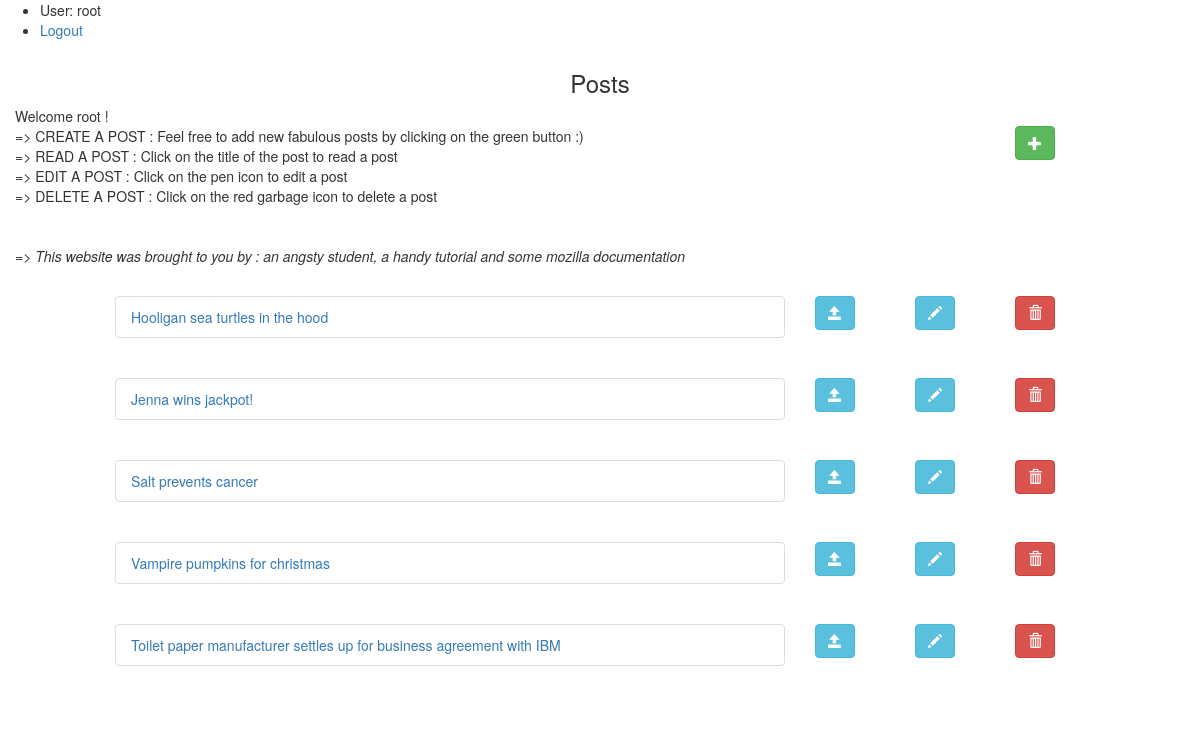
The app's page / (signed in) with its own data.
### Crud_tp/models.py (models this page shows, shortened)
class Post(models.Model):
    title = models.CharField(max_length=120, help_text='title of message.')
    message = models.TextField(help_text="what's on your mind ...")

### Crud_tp/views.py (the view)
# urls.py: path('', views.IndexView.as_view(), name='index'),
class IndexView(ListView):
 template_name='Crud_tp/index.html'
 context_object_name = 'post_list'
 def get_queryset(self):
  return Post.objects.all()

### Crud_tp/templates/Crud_tp/index.html (shortened to what this page needs)
{% extends 'Crud_tp/base.html' %}
{% block content %}
<div class="container-fluid">
 <div class="row">
  <div class="col-md-1 col-xs-1 col-sm-1"></div>
   <div  class="col-md-10 col-xs-10 col-sm-10">
    <h3 class="round3" style="text-align:center;">Posts</h3>
  </div>
  <div class="col-md-1 col-xs-1 col-sm-1"></div>
 </div>
  {% if user.is_authenticated %}
    <div class="row">
     <div class="col-md-10 col-xs-10 col-sm-10">
      <p> Welcome <bold> {{ user.get_username }} </bold> ! </br>
           => CREATE A POST : Feel free to add new fabulous posts by clicking on the green button :) </br>
           => READ A POST : Click on the title of the post to read a post </br>
           => EDIT A POST : Click on the pen icon to edit a post</br>
           => DELETE A POST : Click on the red garbage icon to delete a post</br></br></br>
        <em> => This website was brought to you by : an angsty student, a handy tutorial and some mozilla documentation</em>
      </p>
     </div>
     <div class="col-md-2 col-xs-1 col-sm-1">
      <br/>
               <a href="{% url 'post' %}">
                 <button type="button" class="btn btn-success">
                   <span class="glyphicon glyphicon-plus"></span>
                 </button>
               </a>
     </div>
    </div>
    <br/>
    {% else %}
     <div class="row">
        <div class="col-md-10  col-xs-10 col-sm-10">
          <p>You need to log in to add new posts ! (btw, the id is 'root' and the password is 'rootroot' :) )</p>
        </div>
     </div>
   {% endif %}
 {% for post in post_list %}
  <div class="row">
   <div class="col-md-1 col-xs-1 col-sm-1"></div>
   <div class="col-md-7 col-xs-7 col-sm-7">
    <ul class="list-group">
       <li class="list-group-item ">
     <a href="{% url 'detail' post.pk %}">{{ post.title }}</a>
    </li>
     </ul>
    <br>
   </div>
   <div class="col-md-1 col-xs-1 col-sm-1">
    <a href="{% url 'detail' post.pk %}">
     <button type="button" class="btn btn-info">
      <span class="glyphicon glyphicon-open"></span>
     </button>
    </a>
   </div>
   <div class="col-md-1">
    <a href="{% url 'edit' post.pk %}">
     <button type="button" class="btn btn-info">
      <span class="glyphicon glyphicon-pencil"></span>
     </button>
    </a>
   </div>
   <div class="col-md-1">
    <a href="{% url 'delete' post.pk %}">
     <button type="button" class="btn btn-danger">
      <span class="glyphicon glyphicon-trash"></span>
     </button>
    </a>
   </div>
   <div class="col-md-1 col-xs-1 col-sm-1"></div>
  </div>
 {% endfor %}
</div>
{% endblock %}

### Crud_tp/templates/Crud_tp/base.html (shortened to what this page needs)
<!DOCTYPE html>
<html>
<head>
<link rel="stylesheet" href="https://maxcdn.bootstrapcdn.com/bootstrap/3.4.0/css/bootstrap.min.css">
</head>
<body>
<ul class="sidebar-nav">
 {% if user.is_authenticated %}
     <li>User: {{ user.get_username }}</li>
     <li><a href="{% url 'logout'%}?next={{request.path}}">Logout</a></li>
   {% else %}
     <li><a href="{% url 'login'%}?next={{request.path}}">Login</a></li>
   {% endif %}
  </ul>
{% block content %}
{% endblock %}
</body>
</html>

### records on screen
Post: title "Hooligan sea turtles in the hood"
Post: title "Jenna wins jackpot!"
Post: title "Salt prevents cancer"
Post: title "Vampire pumpkins for christmas"
Post: title "Toilet paper manufacturer settles up for business agreement with IBM"

### other values on screen
{{ user.get_username }} "root"
